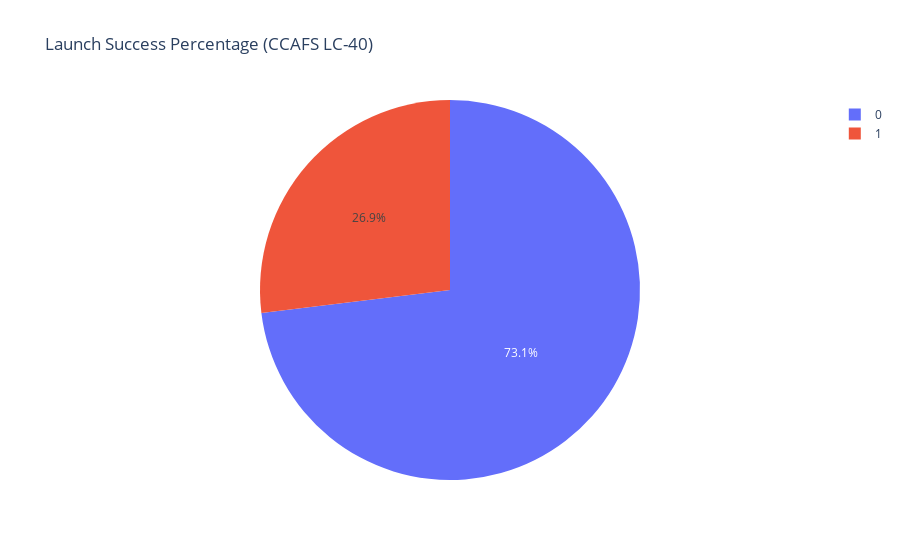

Here is the notebook cell this chart was saved with:
### Code cell
# Filter the dataframe for Launch Site 'CCAFS LC-40'
filtered_df = spacex_df[spacex_df['Launch Site'] == 'CCAFS LC-40']

# Calculate the count of each class
class_counts = filtered_df['class'].value_counts()

# Create a pie chart
fig = px.pie(values=class_counts.values, names=class_counts.index, title='Launch Success Percentage (CCAFS LC-40)')

# Show the pie chart
fig.show()

### Figure 1 — Plotly figure (JSON) as saved in the notebook; plotly's stock layout.template omitted (floating-point values rounded to 4 significant figures)
{"data": [{"domain": {"x": [0, 1], "y": [0, 1]}, "hovertemplate": "label=%{label}<br>value=%{value}<extra></extra>", "labels": [0, 1], "legendgroup": "", "name": "", "showlegend": true, "type": "pie", "values": [19, 7]}], "layout": {"autosize": true, "legend": {"tracegroupgap": 0}, "title": {"text": "Launch Success Percentage (CCAFS LC-40)"}}}
